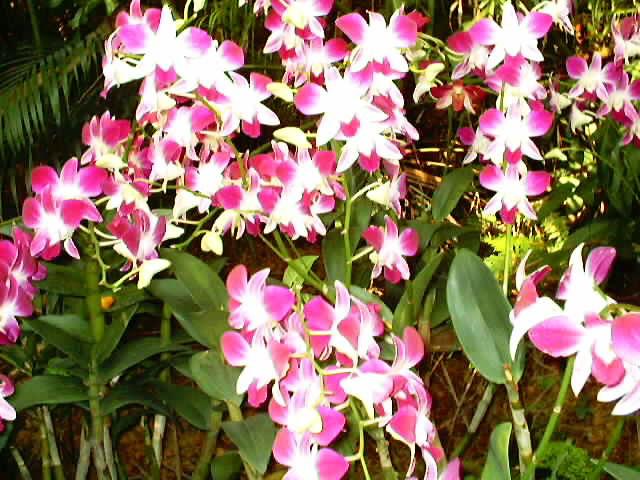
#> input picture Aula3/Orchid.bmp, 640 x 480 px
$ python Aula_03_ex_2.py Orchid.bmp
#> lines starting #> are read from the running program, lines starting #| are printed output that depends on the picture; after the words box and inside, x2 and y2 are one past the last pixel; in counts of white or black regions, pixels touching at a corner belong together
import numpy as np
import cv2
from matplotlib import pyplot as plt
import sys


image = cv2.imread( sys.argv[1], cv2.IMREAD_UNCHANGED );
#> image is the input picture: shape (480, 640, 3); mean B, G, R 95.4, 115.3, 141


if  np.shape(image) == ():

	print("Image file could not be open")
	exit(-1)


height, weight = image.shape[0:2]
#> height = 480; weight = 640

size = 20

image_grid = np.copy(image)

if len(image.shape) < 3:
    for x in range(0, weight, size):
        cv2.line(image_grid, (x, 0), (x, height), (255,255,255), 1)

    for y in range(0, height, size):
        cv2.line(image_grid, (0, y), (weight, y), (255,255,255), 1)
    cv2.imwrite("image_grid_grey.jpg", image_grid)
elif len(image.shape) >= 3:
    for x in range(0, weight, size):
        cv2.line(image_grid, (x, 0), (x, height), (0, 0, 0), 1)
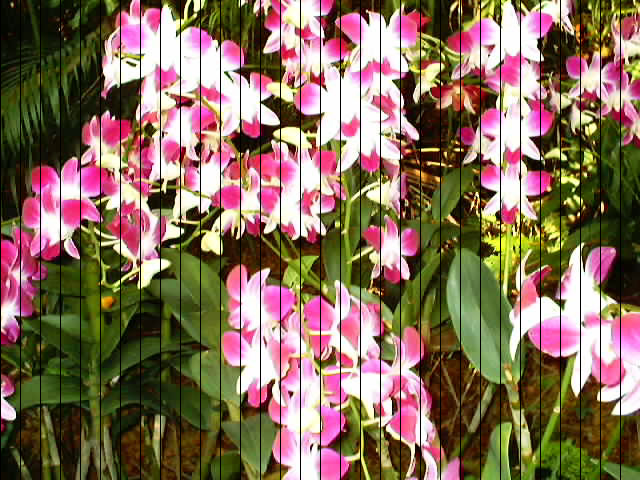
#> image_grid: shape (480, 640, 3); 5% of pixels changed, all inside (x1, y1, x2, y2) = (0, 0, 621, 480)

    for y in range(0, height, size):
        cv2.line(image_grid, (0, y), (weight, y), (20, 20, 20), 1)
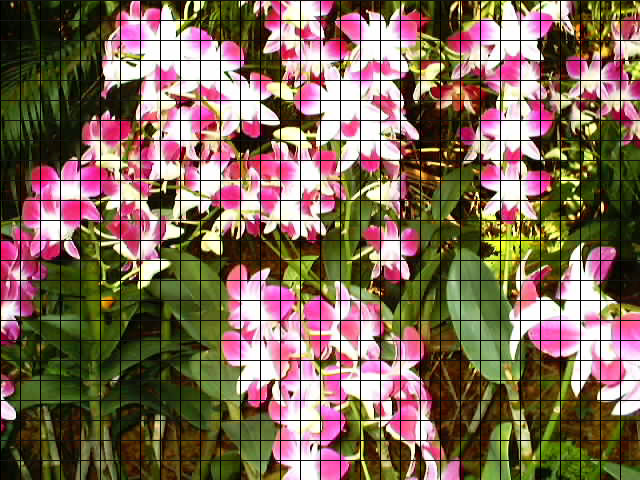
#> image_grid: shape (480, 640, 3); 5% of pixels changed, all inside (x1, y1, x2, y2) = (0, 0, 640, 461)
    cv2.imwrite("image_grid_rgb.jpg", image_grid)
image_grid_rgb = cv2.cvtColor(image_grid, cv2.COLOR_BGR2RGB)


plt.imshow(image_grid_rgb)
plt.show()

$ run again, on Aula3/ireland-06-01.tif
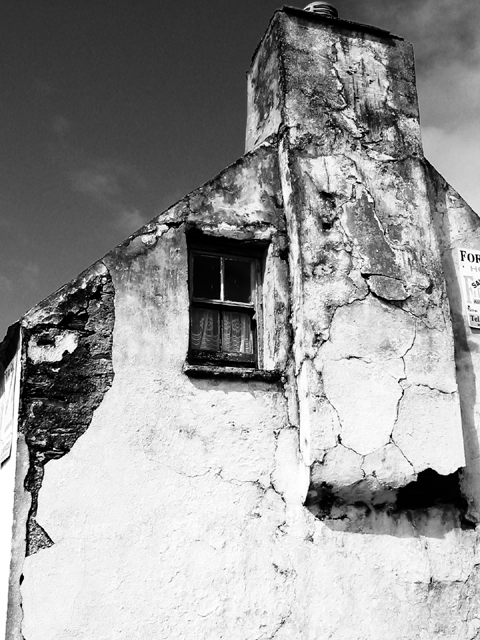
#> input picture Aula3/ireland-06-01.tif, 480 x 640 px
#> image is the input picture: shape (640, 480); min 0, max 255, mean 151.3
#> after the loop `for x in range(0, weight, size):`:
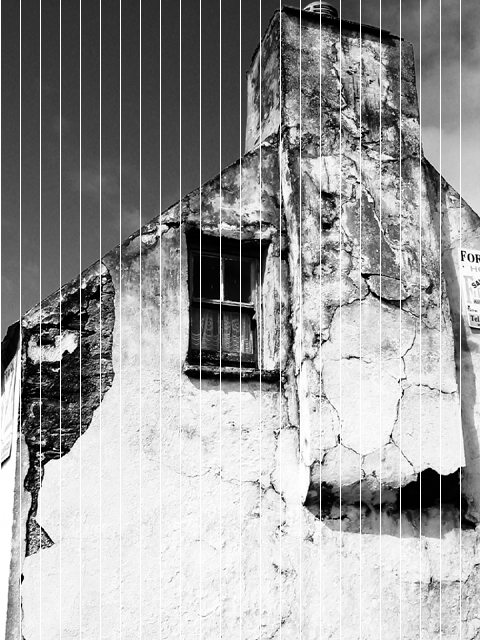
#> image_grid: shape (640, 480); 4.95% of pixels changed, all inside (x1, y1, x2, y2) = (0, 0, 461, 640)
#> after the loop `for y in range(0, height, size):`:
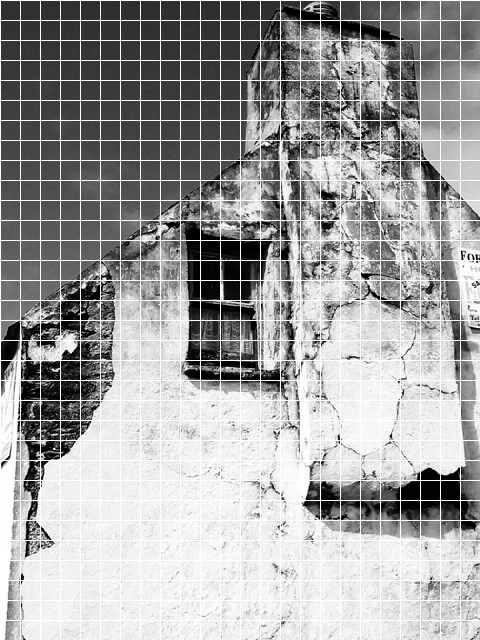
#> image_grid: shape (640, 480); 4.72% of pixels changed, all inside (x1, y1, x2, y2) = (1, 0, 480, 621)
